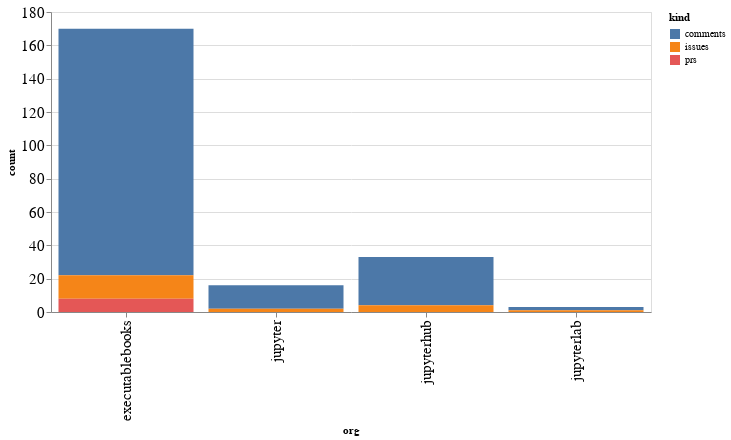

Source (notebook cell):
### Code cell
alt.Chart(org_summaries, width=600).mark_bar().encode(
    x='org',
    y='count',
    color='kind',
    tooltip="org"
)

### Figure 1 — Vega-Lite specification as saved in the notebook (floating-point values rounded to 4 significant figures)
{"config": {"axisLeft": {"labelFontSize": 15}, "axisBottom": {"labelFontSize": 15}}, "data": {"name": "data-5b5a6502393f87146e3cbd3c78e506d0"}, "mark": "bar", "encoding": {"color": {"type": "nominal", "field": "kind"}, "tooltip": {"type": "nominal", "field": "org"}, "x": {"type": "nominal", "field": "org"}, "y": {"type": "quantitative", "field": "count"}}, "width": 600, "$schema": "https://vega.github.io/schema/vega-lite/v4.8.1.json", "datasets": {"data-5b5a6502393f87146e3cbd3c78e506d0": [{"org": "executablebooks", "kind": "comments", "count": 148}, {"org": "executablebooks", "kind": "issues", "count": 14}, {"org": "executablebooks", "kind": "prs", "count": 8}, {"org": "jupyter", "kind": "comments", "count": 14}, {"org": "jupyter", "kind": "issues", "count": 2}, {"org": "jupyterhub", "kind": "comments", "count": 29}, {"org": "jupyterhub", "kind": "issues", "count": 4}, {"org": "jupyterlab", "kind": "comments", "count": 2}, {"org": "jupyterlab", "kind": "issues", "count": 1}]}}
